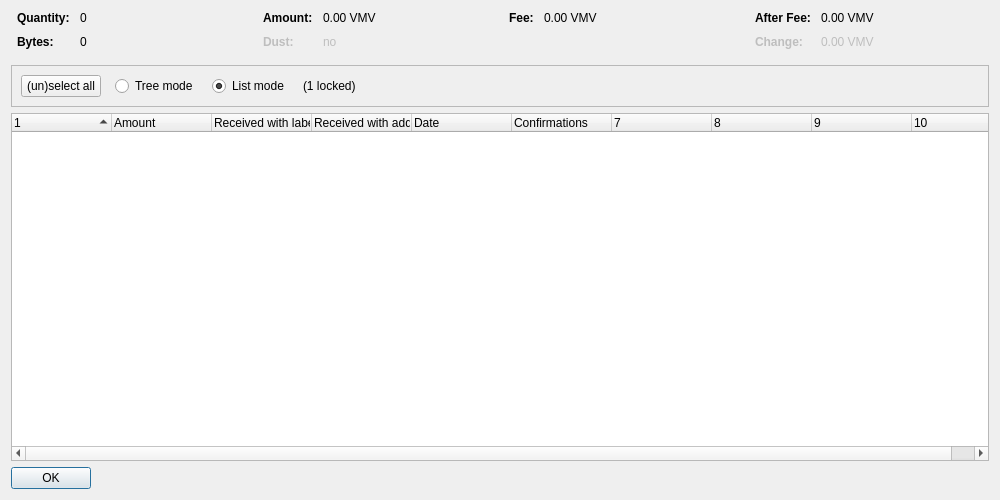
<?xml version="1.0" encoding="UTF-8"?>
<ui version="4.0">
 <class>CoinControlDialog</class>
 <widget class="QDialog" name="CoinControlDialog">
  <property name="geometry">
   <rect>
    <x>0</x>
    <y>0</y>
    <width>1000</width>
    <height>500</height>
   </rect>
  </property>
  <property name="windowTitle">
   <string>Coin Selection</string>
  </property>
  <layout class="QVBoxLayout" name="verticalLayout">
   <item>
    <layout class="QHBoxLayout" name="horizontalLayoutTop" stretch="0,0,0,0">
     <property name="topMargin">
      <number>0</number>
     </property>
     <property name="bottomMargin">
      <number>10</number>
     </property>
     <item>
      <layout class="QFormLayout" name="formLayoutCoinControl1">
       <property name="horizontalSpacing">
        <number>10</number>
       </property>
       <property name="verticalSpacing">
        <number>10</number>
       </property>
       <property name="leftMargin">
        <number>6</number>
       </property>
       <property name="rightMargin">
        <number>6</number>
       </property>
       <item row="0" column="0">
        <widget class="QLabel" name="labelCoinControlQuantityText">
         <property name="font">
          <font>
           <weight>75</weight>
           <bold>true</bold>
          </font>
         </property>
         <property name="text">
          <string>Quantity:</string>
         </property>
        </widget>
       </item>
       <item row="0" column="1">
        <widget class="QLabel" name="labelCoinControlQuantity">
         <property name="cursor">
          <cursorShape>IBeamCursor</cursorShape>
         </property>
         <property name="contextMenuPolicy">
          <enum>Qt::ActionsContextMenu</enum>
         </property>
         <property name="text">
          <string notr="true">0</string>
         </property>
         <property name="textInteractionFlags">
          <set>Qt::LinksAccessibleByMouse|Qt::TextSelectableByKeyboard|Qt::TextSelectableByMouse</set>
         </property>
        </widget>
       </item>
       <item row="1" column="0">
        <widget class="QLabel" name="labelCoinControlBytesText">
         <property name="font">
          <font>
           <weight>75</weight>
           <bold>true</bold>
          </font>
         </property>
         <property name="text">
          <string>Bytes:</string>
         </property>
        </widget>
       </item>
       <item row="1" column="1">
        <widget class="QLabel" name="labelCoinControlBytes">
         <property name="cursor">
          <cursorShape>IBeamCursor</cursorShape>
         </property>
         <property name="contextMenuPolicy">
          <enum>Qt::ActionsContextMenu</enum>
         </property>
         <property name="text">
          <string notr="true">0</string>
         </property>
         <property name="textInteractionFlags">
          <set>Qt::LinksAccessibleByMouse|Qt::TextSelectableByKeyboard|Qt::TextSelectableByMouse</set>
         </property>
        </widget>
       </item>
      </layout>
     </item>
     <item>
      <layout class="QFormLayout" name="formLayoutCoinControl2">
       <property name="horizontalSpacing">
        <number>10</number>
       </property>
       <property name="verticalSpacing">
        <number>10</number>
       </property>
       <property name="leftMargin">
        <number>6</number>
       </property>
       <property name="rightMargin">
        <number>6</number>
       </property>
       <item row="0" column="0">
        <widget class="QLabel" name="labelCoinControlAmountText">
         <property name="font">
          <font>
           <weight>75</weight>
           <bold>true</bold>
          </font>
         </property>
         <property name="text">
          <string>Amount:</string>
         </property>
        </widget>
       </item>
       <item row="0" column="1">
        <widget class="QLabel" name="labelCoinControlAmount">
         <property name="cursor">
          <cursorShape>IBeamCursor</cursorShape>
         </property>
         <property name="contextMenuPolicy">
          <enum>Qt::ActionsContextMenu</enum>
         </property>
         <property name="text">
          <string notr="true">0.00 VMV</string>
         </property>
         <property name="textInteractionFlags">
          <set>Qt::LinksAccessibleByMouse|Qt::TextSelectableByKeyboard|Qt::TextSelectableByMouse</set>
         </property>
        </widget>
       </item>
       <item row="1" column="0">
        <widget class="QLabel" name="labelCoinControlLowOutputText">
         <property name="enabled">
          <bool>false</bool>
         </property>
         <property name="font">
          <font>
           <weight>75</weight>
           <bold>true</bold>
          </font>
         </property>
         <property name="text">
          <string>Dust:</string>
         </property>
        </widget>
       </item>
       <item row="1" column="1">
        <widget class="QLabel" name="labelCoinControlLowOutput">
         <property name="enabled">
          <bool>false</bool>
         </property>
         <property name="cursor">
          <cursorShape>IBeamCursor</cursorShape>
         </property>
         <property name="contextMenuPolicy">
          <enum>Qt::ActionsContextMenu</enum>
         </property>
         <property name="text">
          <string notr="true">no</string>
         </property>
         <property name="textInteractionFlags">
          <set>Qt::LinksAccessibleByMouse|Qt::TextSelectableByKeyboard|Qt::TextSelectableByMouse</set>
         </property>
        </widget>
       </item>
      </layout>
     </item>
     <item>
      <layout class="QFormLayout" name="formLayoutCoinControl3">
       <property name="horizontalSpacing">
        <number>10</number>
       </property>
       <property name="verticalSpacing">
        <number>10</number>
       </property>
       <property name="leftMargin">
        <number>6</number>
       </property>
       <property name="rightMargin">
        <number>6</number>
       </property>
       <item row="0" column="0">
        <widget class="QLabel" name="labelCoinControlFeeText">
         <property name="font">
          <font>
           <weight>75</weight>
           <bold>true</bold>
          </font>
         </property>
         <property name="text">
          <string>Fee:</string>
         </property>
        </widget>
       </item>
       <item row="0" column="1">
        <widget class="QLabel" name="labelCoinControlFee">
         <property name="cursor">
          <cursorShape>IBeamCursor</cursorShape>
         </property>
         <property name="contextMenuPolicy">
          <enum>Qt::ActionsContextMenu</enum>
         </property>
         <property name="text">
          <string notr="true">0.00 VMV</string>
         </property>
         <property name="textInteractionFlags">
          <set>Qt::LinksAccessibleByMouse|Qt::TextSelectableByKeyboard|Qt::TextSelectableByMouse</set>
         </property>
        </widget>
       </item>
      </layout>
     </item>
     <item>
      <layout class="QFormLayout" name="formLayoutCoinControl4">
       <property name="horizontalSpacing">
        <number>10</number>
       </property>
       <property name="verticalSpacing">
        <number>10</number>
       </property>
       <property name="leftMargin">
        <number>6</number>
       </property>
       <property name="rightMargin">
        <number>6</number>
       </property>
       <item row="0" column="0">
        <widget class="QLabel" name="labelCoinControlAfterFeeText">
         <property name="font">
          <font>
           <weight>75</weight>
           <bold>true</bold>
          </font>
         </property>
         <property name="text">
          <string>After Fee:</string>
         </property>
        </widget>
       </item>
       <item row="0" column="1">
        <widget class="QLabel" name="labelCoinControlAfterFee">
         <property name="cursor">
          <cursorShape>IBeamCursor</cursorShape>
         </property>
         <property name="contextMenuPolicy">
          <enum>Qt::ActionsContextMenu</enum>
         </property>
         <property name="text">
          <string notr="true">0.00 VMV</string>
         </property>
         <property name="textInteractionFlags">
          <set>Qt::LinksAccessibleByMouse|Qt::TextSelectableByKeyboard|Qt::TextSelectableByMouse</set>
         </property>
        </widget>
       </item>
       <item row="1" column="0">
        <widget class="QLabel" name="labelCoinControlChangeText">
         <property name="enabled">
          <bool>false</bool>
         </property>
         <property name="font">
          <font>
           <weight>75</weight>
           <bold>true</bold>
          </font>
         </property>
         <property name="text">
          <string>Change:</string>
         </property>
        </widget>
       </item>
       <item row="1" column="1">
        <widget class="QLabel" name="labelCoinControlChange">
         <property name="enabled">
          <bool>false</bool>
         </property>
         <property name="cursor">
          <cursorShape>IBeamCursor</cursorShape>
         </property>
         <property name="contextMenuPolicy">
          <enum>Qt::ActionsContextMenu</enum>
         </property>
         <property name="text">
          <string notr="true">0.00 VMV</string>
         </property>
         <property name="textInteractionFlags">
          <set>Qt::LinksAccessibleByMouse|Qt::TextSelectableByKeyboard|Qt::TextSelectableByMouse</set>
         </property>
        </widget>
       </item>
      </layout>
     </item>
    </layout>
   </item>
   <item>
    <widget class="QFrame" name="frame">
     <property name="minimumSize">
      <size>
       <width>0</width>
       <height>40</height>
      </size>
     </property>
     <property name="frameShape">
      <enum>QFrame::StyledPanel</enum>
     </property>
     <property name="frameShadow">
      <enum>QFrame::Sunken</enum>
     </property>
     <layout class="QHBoxLayout" name="horizontalLayout">
      <item>
       <layout class="QHBoxLayout" name="horizontalLayoutPanel" stretch="0,0,0,0,0">
        <property name="spacing">
         <number>14</number>
        </property>
        <item>
         <widget class="QPushButton" name="pushButtonSelectAll">
          <property name="sizePolicy">
           <sizepolicy hsizetype="Maximum" vsizetype="Fixed">
            <horstretch>0</horstretch>
            <verstretch>0</verstretch>
           </sizepolicy>
          </property>
          <property name="text">
           <string>(un)select all</string>
          </property>
          <property name="autoDefault">
           <bool>false</bool>
          </property>
         </widget>
        </item>
        <item>
         <widget class="QRadioButton" name="radioTreeMode">
          <property name="sizePolicy">
           <sizepolicy hsizetype="Maximum" vsizetype="Fixed">
            <horstretch>0</horstretch>
            <verstretch>0</verstretch>
           </sizepolicy>
          </property>
          <property name="text">
           <string>Tree mode</string>
          </property>
         </widget>
        </item>
        <item>
         <widget class="QRadioButton" name="radioListMode">
          <property name="sizePolicy">
           <sizepolicy hsizetype="Maximum" vsizetype="Fixed">
            <horstretch>0</horstretch>
            <verstretch>0</verstretch>
           </sizepolicy>
          </property>
          <property name="text">
           <string>List mode</string>
          </property>
          <property name="checked">
           <bool>true</bool>
          </property>
         </widget>
        </item>
        <item>
         <widget class="QLabel" name="labelLocked">
          <property name="text">
           <string notr="true">(1 locked)</string>
          </property>
         </widget>
        </item>
        <item>
         <spacer name="horizontalSpacer">
          <property name="orientation">
           <enum>Qt::Horizontal</enum>
          </property>
          <property name="sizeHint" stdset="0">
           <size>
            <width>40</width>
            <height>20</height>
           </size>
          </property>
         </spacer>
        </item>
       </layout>
      </item>
     </layout>
    </widget>
   </item>
   <item>
    <widget class="CoinControlTreeWidget" name="treeWidget">
     <property name="contextMenuPolicy">
      <enum>Qt::CustomContextMenu</enum>
     </property>
     <property name="sortingEnabled">
      <bool>false</bool>
     </property>
     <property name="columnCount">
      <number>10</number>
     </property>
     <attribute name="headerShowSortIndicator" stdset="0">
      <bool>true</bool>
     </attribute>
     <attribute name="headerStretchLastSection">
      <bool>false</bool>
     </attribute>
     <column>
      <property name="text">
       <string/>
      </property>
     </column>
     <column>
      <property name="text">
       <string>Amount</string>
      </property>
     </column>
     <column>
      <property name="text">
       <string>Received with label</string>
      </property>
     </column>
     <column>
      <property name="text">
       <string>Received with address</string>
      </property>
     </column>
     <column>
      <property name="text">
       <string>Date</string>
      </property>
     </column>
     <column>
      <property name="text">
       <string>Confirmations</string>
      </property>
      <property name="toolTip">
       <string>Confirmed</string>
      </property>
     </column>
     <column>
      <property name="text">
       <string/>
      </property>
     </column>
     <column>
      <property name="text">
       <string/>
      </property>
     </column>
     <column>
      <property name="text">
       <string/>
      </property>
     </column>
     <column>
      <property name="text">
       <string/>
      </property>
     </column>
    </widget>
   </item>
   <item>
    <widget class="QDialogButtonBox" name="buttonBox">
     <property name="sizePolicy">
      <sizepolicy hsizetype="Maximum" vsizetype="Fixed">
       <horstretch>0</horstretch>
       <verstretch>0</verstretch>
      </sizepolicy>
     </property>
     <property name="orientation">
      <enum>Qt::Horizontal</enum>
     </property>
     <property name="standardButtons">
      <set>QDialogButtonBox::Ok</set>
     </property>
    </widget>
   </item>
  </layout>
 </widget>
 <customwidgets>
  <customwidget>
   <class>CoinControlTreeWidget</class>
   <extends>QTreeWidget</extends>
   <header>qt/coincontroltreewidget.h</header>
  </customwidget>
 </customwidgets>
 <resources/>
 <connections/>
</ui>
